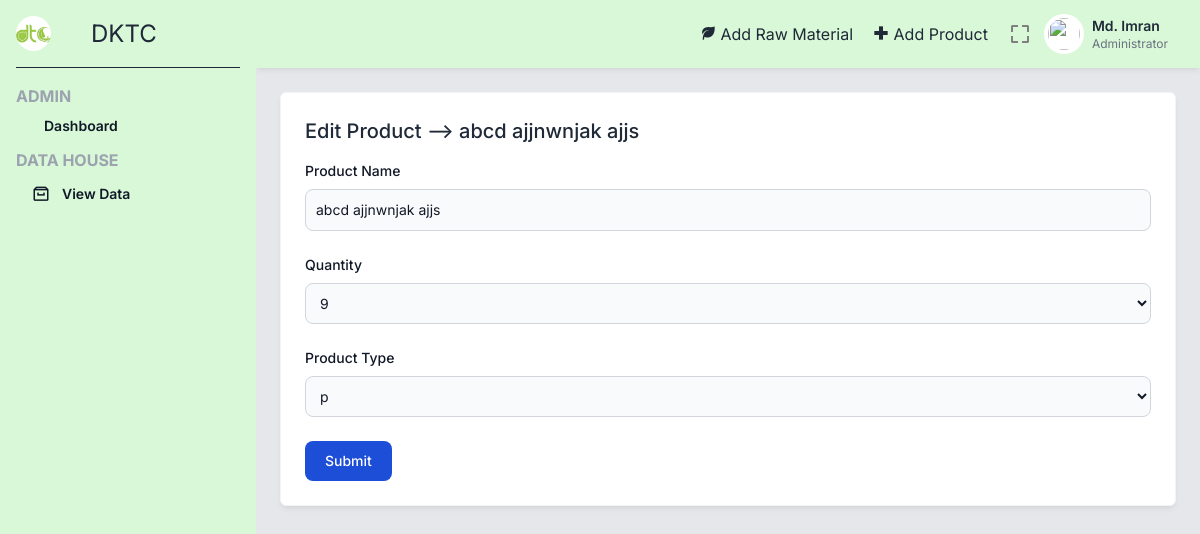
The page /editProd.php?id=1 (signed in) on the database as committed earlier.
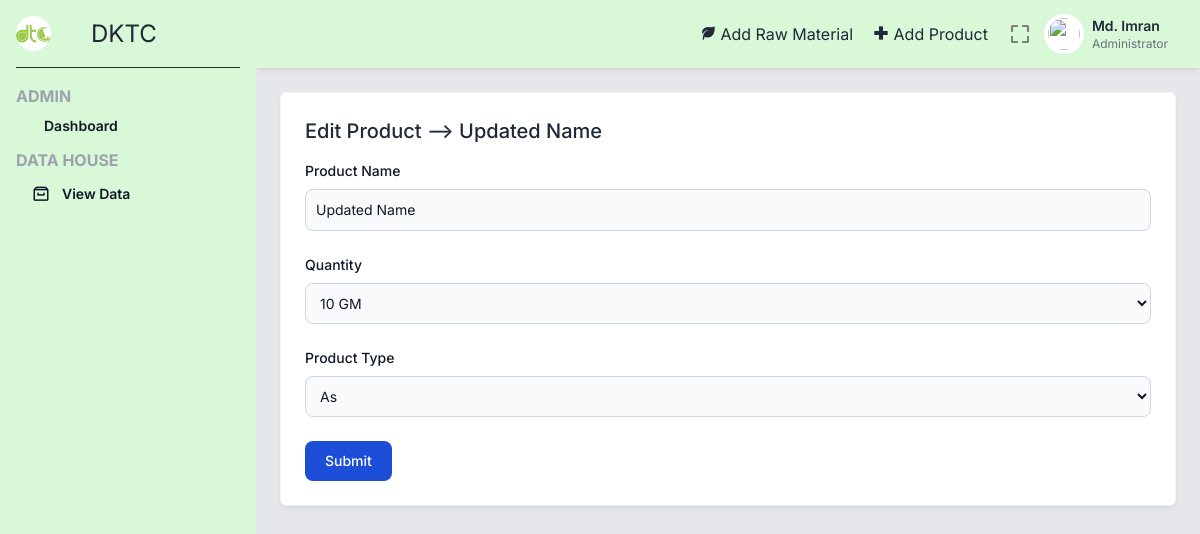
The same page on the database as committed later.
### tables this page shows
CREATE TABLE `product` (
  `_id` int(5) NOT NULL,
  `name` varchar(100) NOT NULL,
  `type` varchar(2) NOT NULL,
  `sizes` varchar(10) NOT NULL
);

### editProd.php (the view, shortened to what this page needs)
<?php
    include 'includes/_topbar.php';
    $idProd = $_GET['id'];
    $sql = "SELECT * from product where _id = $idProd";
    $result= mysqli_query($conn, $sql);
    while ($row = mysqli_fetch_assoc($result)) {
        $name = $row['name'];
        $type = $row['type'];
        $sizes = $row['sizes'];
    }
?>
<div class="p-6">
    <div class="grid grid-cols-1 lg:grid-cols-3 gap-6 mb-6">
        <div class="bg-white border border-gray-100 shadow-md shadow-black/5 p-6 rounded-md lg:col-span-3">
            <div class="flex justify-between mb-4 items-start">
                <div class="font-medium">
                    <h2 class="text-xl">
                        Edit Product --> <?=$name?>
                    </h2>
                </div>
            </div>
            <div>
                <form action='editProd.php?id=<?=$idProd?>' method="post">
                    <div class="mb-6">
                        <label for="name" class="block mb-2 text-sm font-medium text-gray-900 dark:text-white">Product Name</label>
                        <input type="text" id="name" name="name" class="bg-gray-50 border border-gray-300 text-gray-900 text-sm rounded-lg focus:ring-blue-500 focus:border-blue-500 block w-full p-2.5 dark:bg-gray-700 dark:border-gray-600 dark:placeholder-gray-400 dark:text-white dark:focus:ring-blue-500 dark:focus:border-blue-500" value="<?=$name?>" required/>
                    </div>
                    <div class="mb-6">
                        <label for="sizes" class="block mb-2 text-sm font-medium text-gray-900 dark:text-white">Quantity</label>
                        <select name="sizes" id="sizes" class="bg-gray-50 border border-gray-300 text-gray-900 text-sm rounded-lg focus:ring-blue-500 focus:border-blue-500 block w-full p-2.5 dark:bg-gray-700 dark:border-gray-600 dark:placeholder-gray-400 dark:text-white dark:focus:ring-blue-500 dark:focus:border-blue-500" required>
                            <option value="<?=$sizes?>">
                                <?=$sizes?>
                            </option>
                        </select>
                    </div>
                    <div class="mb-6">
                        <label for="type" class="block mb-2 text-sm font-medium text-gray-900 dark:text-white">Product Type</label>
                        <select name="type" id="type" class="bg-gray-50 border border-gray-300 text-gray-900 text-sm rounded-lg focus:ring-blue-500 focus:border-blue-500 block w-full p-2.5 dark:bg-gray-700 dark:border-gray-600 dark:placeholder-gray-400 dark:text-white dark:focus:ring-blue-500 dark:focus:border-blue-500" required>
                            <option value="<?=$type?>">
                                <?=$type?>
                            </option>
                        </select>
                    </div>
                    <button type="submit" class="text-white bg-blue-700 hover:bg-blue-800 focus:ring-4 focus:outline-none focus:ring-blue-300 font-medium rounded-lg text-sm w-full sm:w-auto px-5 py-2.5 text-center dark:bg-blue-600 dark:hover:bg-blue-700 dark:focus:ring-blue-800">Submit</button>
                </form>
            </div>
        </div>
    </div>
</div>
<?php include 'includes/_bottombar.php' ?>

Rows that differ between the two databases and show on the page:
changed product: name "abcd ajjnwnjak ajjs" → "Updated Name"; sizes "9" → "10 GM"; type "p" → "As"
